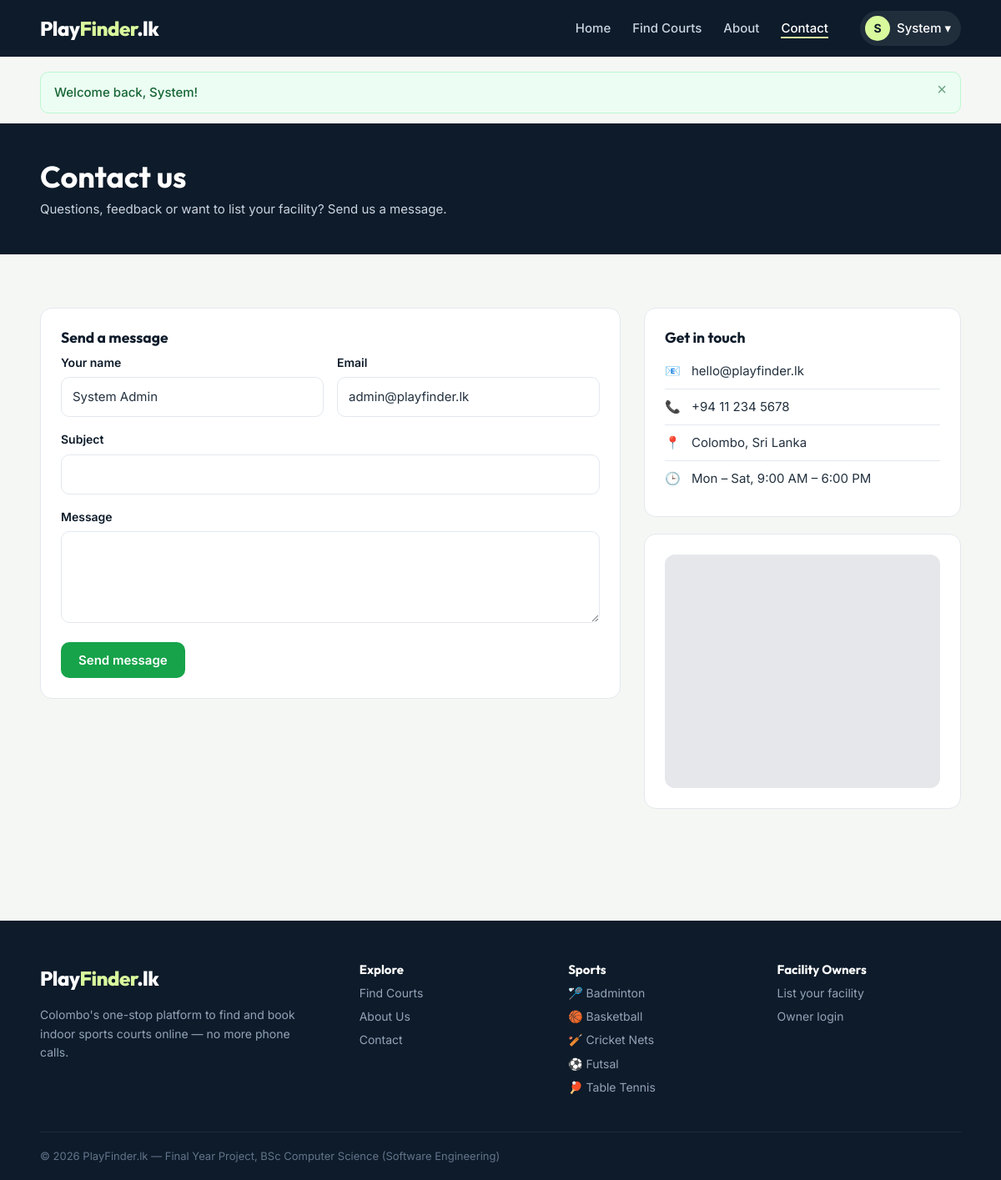
The app's page /contact.php (signed in) with its own data.
### tables this page shows
CREATE TABLE users (
    id            INT AUTO_INCREMENT PRIMARY KEY,
    full_name     VARCHAR(100) NOT NULL,
    email         VARCHAR(150) NOT NULL UNIQUE,
    phone         VARCHAR(20)  NOT NULL,
    password_hash VARCHAR(255) NOT NULL,
    role          ENUM('user','owner','admin') NOT NULL DEFAULT 'user',
    status        ENUM('active','blocked')     NOT NULL DEFAULT 'active',
    created_at    DATETIME NOT NULL DEFAULT CURRENT_TIMESTAMP
);

CREATE TABLE sports (
    id    INT AUTO_INCREMENT PRIMARY KEY,
    name  VARCHAR(50) NOT NULL UNIQUE,
    slug  VARCHAR(50) NOT NULL UNIQUE,
    icon  VARCHAR(10) NOT NULL DEFAULT '🏅'
);

### includes/functions.php (called while the page is built, shortened)
<?php
function e($value): string
{
    return htmlspecialchars((string)($value ?? ''), ENT_QUOTES, 'UTF-8');
}
function url(string $path = ''): string
{
    return BASE_URL . '/' . ltrim($path, '/');
}
function get_flashes(): array
{
    $f = $_SESSION['flash'] ?? [];
    return $f;
}
function old(string $key, $default = '')
{
    return $_POST[$key] ?? $default;
}
function maps_embed_url(float $lat, float $lng, int $zoom = 15): string
{
    return 'https://maps.google.com/maps?q=' . $lat . ',' . $lng . '&z=' . $zoom . '&output=embed';
}
function all_sports(): array
{
    static $sports = null;
    if ($sports === null) {
        $sports = q_all('SELECT * FROM sports ORDER BY name');
    }
    return $sports;
}

### includes/db.php (called while the page is built, shortened)
<?php
function db(): PDO
{
    static $pdo = null;
    if ($pdo === null) {
        try {
            $pdo = new PDO(DB_DSN, DB_USER, DB_PASS, [
                PDO::ATTR_ERRMODE            => PDO::ERRMODE_EXCEPTION,
                PDO::ATTR_DEFAULT_FETCH_MODE => PDO::FETCH_ASSOC,
                PDO::ATTR_EMULATE_PREPARES   => false,
            ]);
        } catch (PDOException $e) {
            http_response_code(500);
            exit('<div style="font-family:sans-serif;padding:40px;max-width:640px;margin:auto">
                <h2>Database connection failed</h2>
                <p>Please make sure MySQL is running in XAMPP and that you imported
                <code>database/playfinder.sql</code> in phpMyAdmin.</p>
                <p style="color:#888">Check settings in <code>config/config.php</code>.</p></div>');
        }
    }
    return $pdo;
}
function q(string $sql, array $params = []): PDOStatement
{
    $stmt = db()->prepare($sql);
    $stmt->execute($params);
    return $stmt;
}
function q_one(string $sql, array $params = []): ?array
{
    $row = q($sql, $params)->fetch();
    return $row === false ? null : $row;
}
function q_all(string $sql, array $params = []): array
{
    return q($sql, $params)->fetchAll();
}

### includes/auth.php (called while the page is built, shortened)
<?php
function current_user(): ?array
{
    static $user = false;
    if ($user === false) {
        $user = null;
        if (!empty($_SESSION['user_id'])) {
            $user = q_one('SELECT id, full_name, email, phone, role, status FROM users WHERE id = ?', [$_SESSION['user_id']]);
        }
    }
    return $user;
}

### contact.php (the view, shortened to what this page needs)
<?php
$u = current_user();
$activeNav = 'contact';
require __DIR__ . '/includes/header.php';
?>
<section class="page-head">
    <div class="container">
        <h1>Contact us</h1>
        <p>Questions, feedback or want to list your facility? Send us a message.</p>
    </div>
</section>
<div class="container section">
    <div class="detail-layout">
        <div class="card">
            <h3>Send a message</h3>
            <form method="post">
                <div class="grid-2">
                    <div class="form-group"><label for="name">Your name</label><input type="text" id="name" name="name" value="<?= e(old('name', $u['full_name'] ?? '')) ?>" required></div>
                    <div class="form-group"><label for="email">Email</label><input type="email" id="email" name="email" value="<?= e(old('email', $u['email'] ?? '')) ?>" required></div>
                </div>
                <div class="form-group"><label for="subject">Subject</label><input type="text" id="subject" name="subject" value="<?= e(old('subject')) ?>" required></div>
                <div class="form-group"><label for="message">Message</label><textarea id="message" name="message" required><?= e(old('message')) ?></textarea></div>
                <button class="btn btn-primary">Send message</button>
            </form>
        </div>
        <aside>
            <div class="card">
                <h3>Get in touch</h3>
                <ul class="info-list">
                    <li><span>📧</span><span>hello@playfinder.lk</span></li>
                    <li><span>📞</span><span>+94 11 234 5678</span></li>
                    <li><span>📍</span><span>Colombo, Sri Lanka</span></li>
                    <li><span>🕒</span><span>Mon – Sat, 9:00 AM – 6:00 PM</span></li>
                </ul>
            </div>
            <div class="card">
                <iframe class="map-embed" src="<?= e(maps_embed_url(MAP_DEFAULT_LAT, MAP_DEFAULT_LNG, 12)) ?>" loading="lazy" title="Colombo map"></iframe>
            </div>
        </aside>
    </div>
</div>
<?php require __DIR__ . '/includes/footer.php'; ?>

### includes/header.php (shortened to what this page needs)
<?php
$user = current_user();
$activeNav = $activeNav ?? '';
?>
<!DOCTYPE html>
<html lang="en">
<head>
    <link rel="stylesheet" href="<?= url('assets/css/style.css') ?>">
</head>
<body>
<header class="site-header">
    <div class="container nav-wrap">
        <a href="<?= url('index.php') ?>" class="logo">Play<span>Finder</span>.lk</a>
        <nav class="main-nav" id="mainNav">
            <a href="<?= url('index.php') ?>" class="<?= $activeNav === 'home' ? 'active' : '' ?>">Home</a>
            <a href="<?= url('facilities.php') ?>" class="<?= $activeNav === 'facilities' ? 'active' : '' ?>">Find Courts</a>
            <a href="<?= url('about.php') ?>" class="<?= $activeNav === 'about' ? 'active' : '' ?>">About</a>
            <a href="<?= url('contact.php') ?>" class="<?= $activeNav === 'contact' ? 'active' : '' ?>">Contact</a>
            <div class="nav-auth">
            <?php if ($user): ?>
                <div class="dropdown">
                    <button class="user-chip" data-toggle="#userMenu">
                        <span class="avatar"><?= e(mb_strtoupper(mb_substr($user['full_name'], 0, 1))) ?></span>
                        <?= e(explode(' ', $user['full_name'])[0]) ?> ▾
                    </button>
                </div>
            <?php else: ?>
                <a href="<?= url('login.php') ?>" class="<?= $activeNav === 'login' ? 'active' : '' ?>">Log in</a>
                <a href="<?= url('register.php') ?>" class="btn btn-primary btn-sm">Sign up</a>
            <?php endif; ?>
            </div>
        </nav>
    </div>
</header>
<main>
<?php $flashes = get_flashes(); if ($flashes): ?>
    <div class="container flash-wrap">
        <?php foreach ($flashes as $flashItem): ?>
            <div class="alert alert-<?= e($flashItem['type']) ?>"><?= e($flashItem['message']) ?><button class="alert-close" aria-label="Close">×</button></div>
        <?php endforeach; ?>
    </div>
<?php endif; ?>

### includes/footer.php (shortened to what this page needs)
</main>
<footer class="site-footer">
    <div class="container footer-grid">
        <div>
            <a href="<?= url('index.php') ?>" class="logo logo-light">Play<span>Finder</span>.lk</a>
            <p class="muted-light">Colombo's one-stop platform to find and book indoor sports courts online — no more phone calls.</p>
        </div>
        <div>
            <h4>Explore</h4>
            <a href="<?= url('facilities.php') ?>">Find Courts</a>
            <a href="<?= url('about.php') ?>">About Us</a>
            <a href="<?= url('contact.php') ?>">Contact</a>
        </div>
        <div>
            <h4>Sports</h4>
            <?php foreach (all_sports() as $s): ?>
                <a href="<?= url('facilities.php?sport=' . $s['id']) ?>"><?= e($s['icon'] . ' ' . $s['name']) ?></a>
            <?php endforeach; ?>
        </div>
        <div>
            <h4>Facility Owners</h4>
            <a href="<?= url('register.php?type=owner') ?>">List your facility</a>
            <a href="<?= url('login.php') ?>">Owner login</a>
        </div>
    </div>
    <div class="container footer-bottom">
        © <?= date('Y') ?> PlayFinder.lk — Final Year Project, BSc Computer Science (Software Engineering)
    </div>
</footer>
</body>
</html>

### records on screen
users: full_name "S", full_name "System", name "System Admin", email "admin@playfinder.lk"
sports: icon+name "🏸 Badminton"
sports: icon+name "🏀 Basketball"
sports: icon+name "🏏 Cricket Nets"
sports: icon+name "⚽ Futsal"
sports: icon+name "🏓 Table Tennis"

### other values on screen
$flashItem['message'] "Welcome back, System!"
